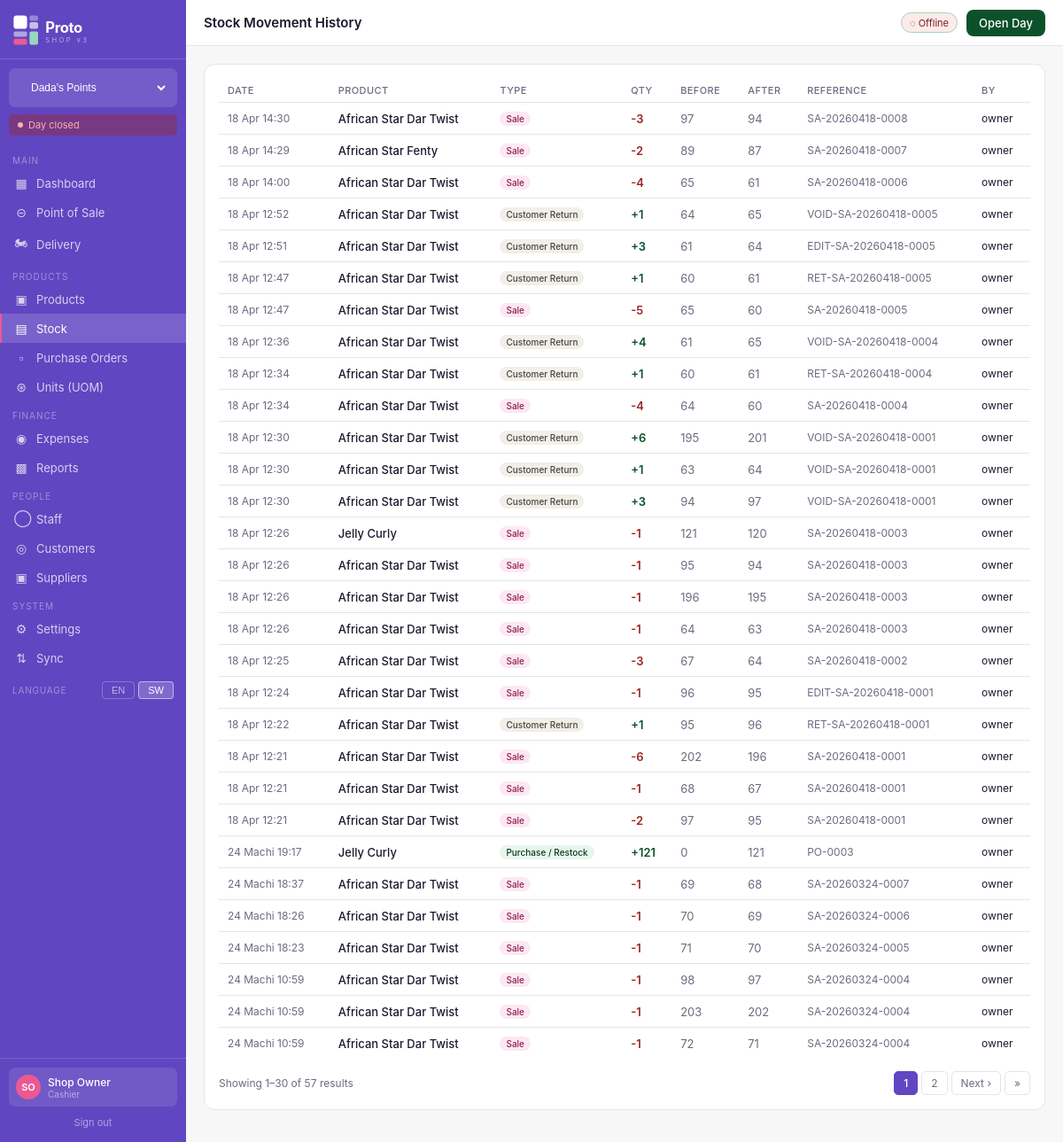
The page /stock/movements/ (signed in) on the database as committed earlier.
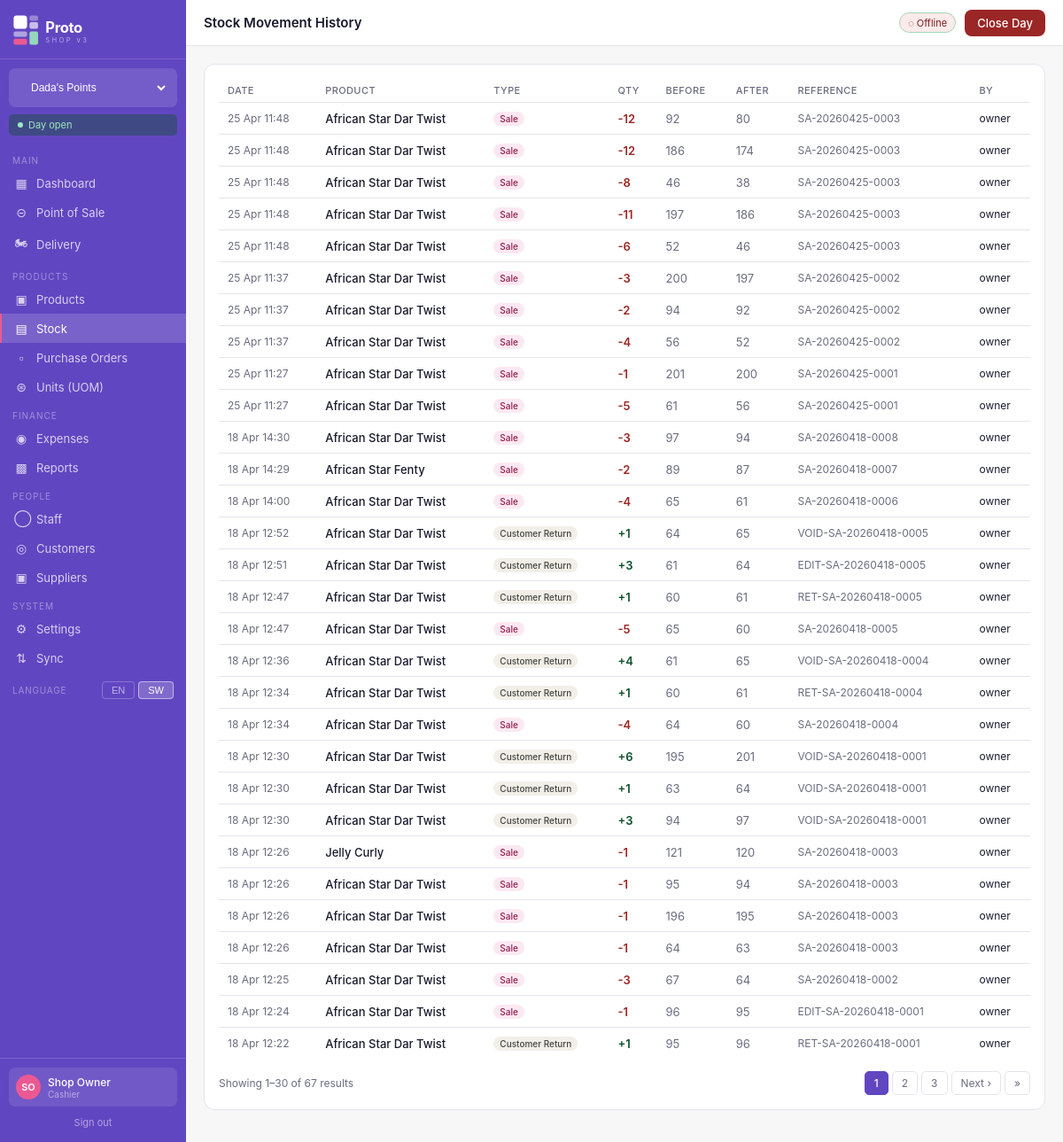
The same page on the database as committed later.
### stock/models.py (models this page shows, shortened)
class StockMovement(models.Model):
    MOVEMENT_TYPES = [
        ('sale', 'Sale'),
        ('purchase', 'Purchase / Restock'),
        ('adjustment', 'Manual Adjustment'),
        ('return', 'Customer Return'),
        ('transfer', 'Shop Transfer'),
        ('damage', 'Damage / Loss'),
        ('opening', 'Opening Stock'),
    ]
    product = models.ForeignKey(Product, on_delete=models.CASCADE, related_name='movements')
    variant = models.ForeignKey(ProductVariant, on_delete=models.CASCADE, null=True, blank=True)
    shop = models.ForeignKey(Shop, on_delete=models.CASCADE, related_name='stock_movements')
    movement_type = models.CharField(max_length=20, choices=MOVEMENT_TYPES)
    quantity = models.IntegerField()  # positive = in, negative = out
    quantity_before = models.IntegerField(default=0)
    quantity_after = models.IntegerField(default=0)
    reference = models.CharField(max_length=100, blank=True)  # PO number, sale number etc
    notes = models.TextField(blank=True)
    created_by = models.ForeignKey(User, on_delete=models.SET_NULL, null=True)
    created_at = models.DateTimeField(auto_now_add=True)
    class Meta:
        ordering = ['-created_at']

### products/models.py (models this page shows, shortened)
class Product(models.Model):
    name = models.CharField(max_length=200)
    sku = models.CharField(max_length=50, unique=True, blank=True)
    category = models.ForeignKey(Category, on_delete=models.SET_NULL, null=True, blank=True, related_name='products')
    shop = models.ForeignKey(Shop, on_delete=models.CASCADE, related_name='products')
    description = models.TextField(blank=True)
    image = models.ImageField(upload_to='products/', null=True, blank=True)
    selling_price = models.DecimalField(max_digits=12, decimal_places=2, null=True, blank=True)
    buying_price  = models.DecimalField(max_digits=12, decimal_places=2, null=True, blank=True)
    tax_inclusive = models.BooleanField(default=True)
    uom = models.ForeignKey(
        'units.UnitOfMeasure',
        on_delete=models.SET_NULL,
        null=True, blank=True,
        related_name='products',
        verbose_name='Unit of Measure',
        help_text='e.g. Piece, Kg, Litre, Packet'
    )
    track_stock = models.BooleanField(default=True)
    low_stock_threshold = models.IntegerField(default=10)
    is_active = models.BooleanField(default=True)
    has_variants = models.BooleanField(default=False)
    created_at = models.DateTimeField(auto_now_add=True)
    updated_at = models.DateTimeField(auto_now=True)
    class Meta:
        ordering = ['name']

### stock/views.py (the view)
# urls.py: path('movements/', views.movement_history, name='movements'),
@login_required
def movement_history(request):
    shop = get_current_shop(request)
    from django.core.paginator import Paginator
    movements_qs = StockMovement.objects.filter(shop=shop).select_related(
        'product', 'product__uom', 'created_by'
    ).order_by('-created_at')
    paginator = Paginator(movements_qs, 30)
    page_obj  = paginator.get_page(request.GET.get('page'))
    return render(request, 'stock/movements.html', {
        'movements': page_obj, 'page_obj': page_obj, 'shop': shop
    })

### shops/models.py (called while the page is built)
    @property
    def is_open(self):
        return self.status == 'open'

### stock/views.py (called while the page is built)
def get_current_shop(request):
    shop_id = request.session.get('current_shop_id')
    return Shop.objects.filter(id=shop_id).first() if shop_id else None

### templates/stock/movements.html (shortened to what this page needs)
{% extends "base.html" %}
{% block page_title %}Stock Movement History{% endblock %}
{% block content %}
<div class="card">
  <div class="table-wrap">
    <table>
      <thead><tr><th>Date</th><th>Product</th><th>Type</th><th>Qty</th><th>Before</th><th>After</th><th>Reference</th><th>By</th></tr></thead>
      <tbody>
        {% for m in movements %}
        <tr>
          <td style="font-size:12px;color:#6b6b80;white-space:nowrap">{{ m.created_at|date:"d M H:i" }}</td>
          <td style="font-weight:500">{{ m.product.name }}</td>
          <td><span class="badge {% if m.movement_type == 'sale' %}badge-pink{% elif m.movement_type == 'purchase' %}badge-green{% else %}badge-gray{% endif %}">{{ m.get_movement_type_display }}</span></td>
          <td style="font-weight:600;{% if m.quantity < 0 %}color:#9b2626{% else %}color:#0D512B{% endif %}">{% if m.quantity > 0 %}+{% endif %}{{ m.quantity }}</td>
          <td style="color:#6b6b80">{{ m.quantity_before }}</td>
          <td style="color:#6b6b80">{{ m.quantity_after }}</td>
          <td style="font-size:12px;color:#6b6b80">{{ m.reference|default:"-" }}</td>
          <td style="font-size:12px">{{ m.created_by.username|default:"-" }}</td>
        </tr>
        {% empty %}
        <tr><td colspan="8" style="text-align:center;padding:28px;color:#6b6b80">No movements yet.</td></tr>
        {% endfor %}
      </tbody>
    </table>
{% include "_pagination.html" %}
  </div>
</div>
{% endblock %}

### templates/base.html (shortened to what the changed rows need)
<!DOCTYPE html>
<html lang="en">
<head>
  <link rel="stylesheet" href="/static/css/proto.css">
</head>
<body>
<div class="app-layout">
  <aside class="sidebar">
    <div class="sidebar-logo">
      <a href="{% url 'dashboard' %}" style="display:flex;align-items:center;padding:2px 0;">
      </a>
    </div>
    {% if all_accessible_shops %}
    <form method="post" action="{% url 'switch_shop' %}" class="shop-switcher">
      <select name="shop_id" onchange="this.form.submit()">
      </select>
    </form>
    {% endif %}
    <div class="day-badge {% if day_is_open %}day-open{% else %}day-closed{% endif %}">
      <span class="day-dot"></span>
      {% if day_is_open %}Day open{% else %}Day closed{% endif %}
    </div>
    <nav class="sidebar-nav">
      <div class="nav-section">Main</div>
      <a href="{% url 'dashboard' %}" class="nav-item {% if request.resolver_match.url_name == 'dashboard' %}active{% endif %}">
      </a>
      <a href="{% url 'pos:index' %}" class="nav-item {% if 'pos' in request.resolver_match.namespace %}active{% endif %}">
      </a>
      <a href="{% url 'delivery:board' %}" class="nav-item {% if request.resolver_match.namespace == 'delivery' %}active{% endif %}">
      </a>
      <div class="nav-section">Products</div>
      <a href="{% url 'products:list' %}" class="nav-item {% if request.resolver_match.namespace == 'products' %}active{% endif %}">
      </a>
      <a href="{% url 'stock:list' %}" class="nav-item {% if request.resolver_match.namespace == 'stock' %}active{% endif %}">
      </a>
      <a href="{% url 'purchases:list' %}" class="nav-item {% if request.resolver_match.namespace == 'purchases' %}active{% endif %}">
      </a>
      <a href="{% url 'units:list' %}" class="nav-item {% if request.resolver_match.namespace == 'units' %}active{% endif %}">
      </a>
      <div class="nav-section">Finance</div>
      <a href="{% url 'expenses:list' %}" class="nav-item {% if request.resolver_match.namespace == 'expenses' %}active{% endif %}">
      </a>
      <a href="{% url 'reports:dashboard' %}" class="nav-item {% if request.resolver_match.namespace == 'reports' %}active{% endif %}">
      </a>
      <div class="nav-section">People</div>
      <a href="{% url 'staff:list' %}" class="nav-item {% if request.resolver_match.namespace == 'staff' %}active{% endif %}">
      </a>
      <a href="{% url 'customers:list' %}" class="nav-item {% if request.resolver_match.namespace == 'customers' %}active{% endif %}">
      </a>
      <a href="{% url 'purchases:suppliers' %}" class="nav-item {% if request.resolver_match.url_name == 'suppliers' or request.resolver_match.url_name == 'supplier_create' %}active{% endif %}">
      </a>
      <div class="nav-section">System</div>
      <a href="{% url 'settings:index' %}" class="nav-item {% if request.resolver_match.namespace == 'settings' %}active{% endif %}">
      </a>
      <a href="{% url 'sync_engine:dashboard' %}" class="nav-item {% if request.resolver_match.namespace == 'sync_engine' %}active{% endif %}">
      </a>
      <div class="nav-lang">
      </div>
    </nav>
    <div class="sidebar-footer">
      <div class="user-chip">
      </div>
      <a href="{% url 'logout' %}" class="logout-btn">Sign out</a>
    </div>
  </aside>
  <div class="main-area">
    <header class="topbar">
      <div class="topbar-left">
        <h1 class="page-title">{% block page_title %}Dashboard{% endblock %}</h1>
      </div>
      <div class="topbar-right">
        <span class="sync-badge" id="sync-indicator" title="Click to sync">&#9679; Online</span>
        {% if day_is_open %}
          <a href="#" class="btn btn-danger" onclick="showCloseDayModal(); return false;">Close Day</a>
        {% else %}
          <a href="#" class="btn btn-success" onclick="showOpenDayModal(); return false;">Open Day</a>
        {% endif %}
      </div>
    </header>
    <main class="page-content">
      {% block content %}{% endblock %}
    </main>
  </div>
</div>
</body>
</html>

Rows that differ between the two databases and show on the page:
no longer on this page (row unchanged): StockMovement: created_at "18 Apr 12:21", product.name "African Star Dar Twist", movement_type "Sale", quantity "-6", quantity_before "202", quantity_after "196", reference "SA-20260418-0001", created_by.username "owner"
no longer on this page (row unchanged): StockMovement: created_at "18 Apr 12:21", product.name "African Star Dar Twist", movement_type "Sale", quantity "-1", quantity_before "68", quantity_after "67", reference "SA-20260418-0001", created_by.username "owner"
no longer on this page (row unchanged): StockMovement: created_at "18 Apr 12:21", product.name "African Star Dar Twist", movement_type "Sale", quantity "-2", quantity_before "97", quantity_after "95", reference "SA-20260418-0001", created_by.username "owner"
no longer on this page (row unchanged): StockMovement: created_at "24 Machi 19:17", product.name "Jelly Curly", movement_type "Purchase / Restock", quantity "121", quantity_before "0", quantity_after "121", reference "PO-0003", created_by.username "owner"
no longer on this page (row unchanged): StockMovement: created_at "24 Machi 18:37", product.name "African Star Dar Twist", movement_type "Sale", quantity "-1", quantity_before "69", quantity_after "68", reference "SA-20260324-0007", created_by.username "owner"
no longer on this page (row unchanged): StockMovement: created_at "24 Machi 18:26", product.name "African Star Dar Twist", movement_type "Sale", quantity "-1", quantity_before "70", quantity_after "69", reference "SA-20260324-0006", created_by.username "owner"
no longer on this page (row unchanged): StockMovement: created_at "24 Machi 18:23", product.name "African Star Dar Twist", movement_type "Sale", quantity "-1", quantity_before "71", quantity_after "70", reference "SA-20260324-0005", created_by.username "owner"
no longer on this page (row unchanged): StockMovement: created_at "24 Machi 10:59", product.name "African Star Dar Twist", movement_type "Sale", quantity "-1", quantity_before "98", quantity_after "97", reference "SA-20260324-0004", created_by.username "owner"
no longer on this page (row unchanged): StockMovement: created_at "24 Machi 10:59", product.name "African Star Dar Twist", movement_type "Sale", quantity "-1", quantity_before "203", quantity_after "202", reference "SA-20260324-0004", created_by.username "owner"
no longer on this page (row unchanged): StockMovement: created_at "24 Machi 10:59", product.name "African Star Dar Twist", movement_type "Sale", quantity "-1", quantity_before "72", quantity_after "71", reference "SA-20260324-0004", created_by.username "owner"
added StockMovement: created_at "25 Apr 11:48", product.name "African Star Dar Twist", movement_type "Sale", quantity "-12", quantity_before "92", quantity_after "80", reference "SA-20260425-0003", created_by.username "owner"
added StockMovement: created_at "25 Apr 11:48", product.name "African Star Dar Twist", movement_type "Sale", quantity "-12", quantity_before "186", quantity_after "174", reference "SA-20260425-0003", created_by.username "owner"
added StockMovement: created_at "25 Apr 11:48", product.name "African Star Dar Twist", movement_type "Sale", quantity "-8", quantity_before "46", quantity_after "38", reference "SA-20260425-0003", created_by.username "owner"
added StockMovement: created_at "25 Apr 11:48", product.name "African Star Dar Twist", movement_type "Sale", quantity "-11", quantity_before "197", quantity_after "186", reference "SA-20260425-0003", created_by.username "owner"
added StockMovement: created_at "25 Apr 11:48", product.name "African Star Dar Twist", movement_type "Sale", quantity "-6", quantity_before "52", quantity_after "46", reference "SA-20260425-0003", created_by.username "owner"
added StockMovement: created_at "25 Apr 11:37", product.name "African Star Dar Twist", movement_type "Sale", quantity "-3", quantity_before "200", quantity_after "197", reference "SA-20260425-0002", created_by.username "owner"
added StockMovement: created_at "25 Apr 11:37", product.name "African Star Dar Twist", movement_type "Sale", quantity "-2", quantity_before "94", quantity_after "92", reference "SA-20260425-0002", created_by.username "owner"
added StockMovement: created_at "25 Apr 11:37", product.name "African Star Dar Twist", movement_type "Sale", quantity "-4", quantity_before "56", quantity_after "52", reference "SA-20260425-0002", created_by.username "owner"
added StockMovement: created_at "25 Apr 11:27", product.name "African Star Dar Twist", movement_type "Sale", quantity "-1", quantity_before "201", quantity_after "200", reference "SA-20260425-0001", created_by.username "owner"
added StockMovement: created_at "25 Apr 11:27", product.name "African Star Dar Twist", movement_type "Sale", quantity "-5", quantity_before "61", quantity_after "56", reference "SA-20260425-0001", created_by.username "owner"
Other text that changed with them:
{{ page_obj.paginator.count }}: "57" → "67"
text no longer shown: "Day closed Open Day"
text now shown: "Day open Close Day"
new list line: "3"
